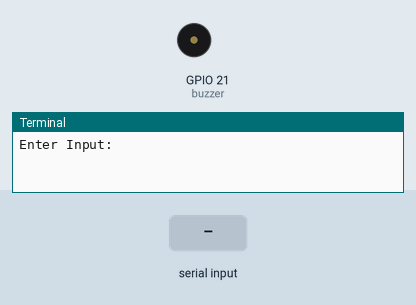
Recording of a program running on a simulated Raspberry Pi (BCM pin numbers). Parts: buzzer (waves = sounding), the last lines printed to the terminal. Inputs (shaded band) come from the test bench.

Above: at 1.2 s.
1.3 s: "1" typed at the terminal, then Enter
At 2.1 s:
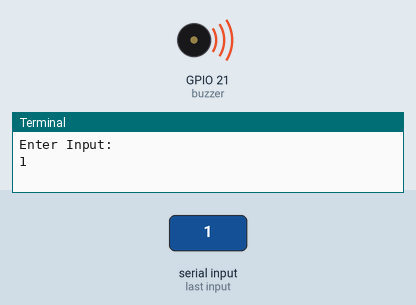
4.3 s: "0" typed at the terminal, then Enter
Timing chart, 0 to 12.2 s (numbered marks = the images above; inputs shaded):
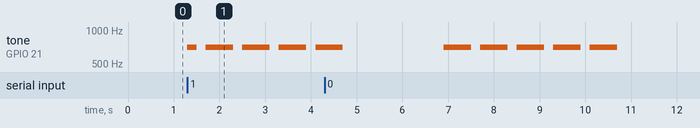

The program:

morse_code_2.py
```python
# Byron Manuel, Sean Devine, Jordan Arrington
# 03/23/23
import RPi._GPIO as GPIO
from time import sleep
import math

#Defines mode and disables warnings
GPIO.setmode(GPIO.BCM)
GPIO.setwarnings(False)

#Sets up pin
PIN = 21
GPIO.setup(PIN, GPIO.OUT)

#Sets the frequency (pitch) of the buzzer
buzzer = GPIO.PWM(PIN, 700)

#Dictionary of key characters with specific 0,1 values representing morse
morse_code = {
    "a": (0, 1),
    "b": (1, 0, 0, 0),
    "c": (1, 0, 1, 0),
    "d": (1, 0, 0),
    "e": (0,),
    "f": (0, 0, 1, 0),
    "g": (1, 1, 0),
    "h": (0, 0, 0, 0),
    "i": (0, 0),
    "j": (0, 1, 1, 1),
    "k": (1, 0, 1),
    "l": (0, 1, 0, 0),
    "m": (1, 1),
    "n": (1, 0),
    "o": (1, 1, 1),
    "p": (0, 1, 1, 0),
    "q": (1, 1, 0, 1),
    "r": (0, 1, 0),
    "s": (0, 0, 0),
    "t": (1,),
    "u": (0, 0, 1),
    "v": (0, 0, 0, 1),
    "w": (0, 1, 1),
    "x": (1, 0, 0, 1),
    "y": (1, 0, 1, 1),
    "z": (1, 1, 0, 0),
    "0": (1, 1, 1, 1, 1),
    "1": (0, 1, 1, 1, 1),
    "2": (0, 0, 1, 1, 1),
    "3": (0, 0, 0, 1, 1),
    "4": (0, 0, 0, 0, 1),
    "5": (0, 0, 0, 0, 0),
    "6": (1, 0, 0, 0, 0),
    "7": (1, 1, 0, 0, 0),
    "8": (1, 1, 1, 0, 0),
    "9": (1, 1, 1, 1, 0),
    ".": (0, 1, 0, 1, 0, 1),
    ",": (1, 1, 0, 0, 1, 1),
    "?": (0, 0, 1, 1, 0, 0),
    "/": (1, 0, 0, 1, 0),
}

#Sets the speed of the morse code
duration = .2

running = True
while(running):
    #Gets user input to be converted to morse
    msg = input("Enter Input: ").lower()

    #Starts the buzzer
    buzzer.start(0)

    if msg == "-1":
        running = False
        print("Program Ended")
    else:
        #for each word in the sentence
        for word in msg.split(" "):
            #go through each letter
            for char in word:
                #checks to see if character is in morse code dictionary
                if char in morse_code:
                    #go through each dot and dash, play sound
                    for bit in morse_code[char]:
                        #start playing sound
                        buzzer.ChangeDutyCycle(10)
                        #wait for x amount of time
                        sleep(duration if bit == 0 else 3 * duration)
                        #then stop playing sound
                        buzzer.ChangeDutyCycle(0)
                        #pause in between dot and dash
                        sleep(duration)
                #pause in between letters
                sleep(duration * 3)
            #pause in between words
            sleep(duration * 7)
#reset pins
GPIO.cleanup()
```

Measured:
- after the input at 1.3 s, tone on GPIO 21 (buzzer): silent → 700 Hz at once, then repeats every 0.80 s: silent 0.20 s, 700 Hz 0.60 s
